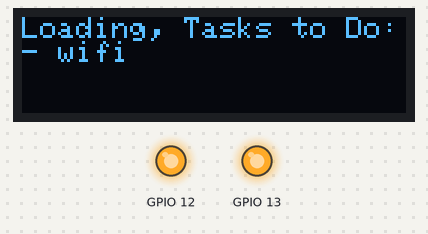
Simulated run of this program. Board: ESP8266 (NodeMCU). Shown: 128×32 one-colour display, output pins drawn as LEDs (lit = HIGH). WiFi joins after 1.5 s; servers stay silent unless stated.

Above: at 0.4 s.
At 18.8 s:
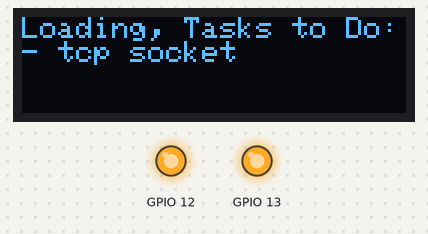
At 38.3 s:
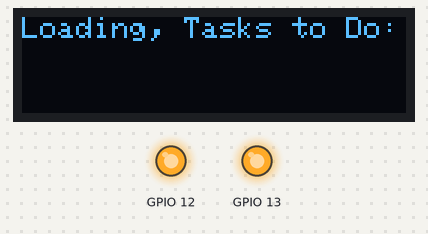
Timing chart, 0 to 39.8 s (numbered marks = the images above):
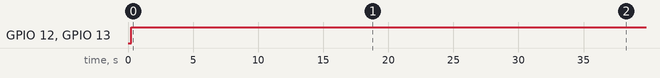

The program:

main.cpp
```cpp
#include <Arduino.h>
#include <Wire.h>

#include <packetManager.h>
#include <definitions.h>


unsigned short int sensorVal = 0;
unsigned long long int timer = 0;

bool isLoading = true;
bool isConnectedToWifi = false;
bool isConnectedToTcpSocket = false;
bool isLocked = true;


void timedTasks(){
	isConnectedToWifi = WiFi.isConnected();
	isConnectedToTcpSocket = TCP_SOCKET.connected();

	if(!isConnectedToWifi || !isConnectedToTcpSocket)
		isLoading = true;
}

void displayData(){
	DEVICE_DISPLAY.clearDisplay();
	DEVICE_DISPLAY.setCursor(0,0);

	DEVICE_DISPLAY.print("ip: ");
	DEVICE_DISPLAY.println(WiFi.localIP());
	DEVICE_DISPLAY.print("id: ");
	DEVICE_DISPLAY.println(DEVICE_ID >> 3);
	DEVICE_DISPLAY.print("battery: ");
	DEVICE_DISPLAY.println(digitalRead(10));

	if(isLocked){
		DEVICE_DISPLAY.println("Device is locked");
	}
	else {
		DEVICE_DISPLAY.print("analog: ");
		DEVICE_DISPLAY.println(analogRead(A0));
	}

	DEVICE_DISPLAY.display();
}

void loading(){
	DEVICE_DISPLAY.clearDisplay();

	DEVICE_DISPLAY.setCursor(0,0);
	DEVICE_DISPLAY.println("Loading, Tasks to Do:");

	if(isConnectedToWifi && isConnectedToTcpSocket)
		isLoading = false;

	if(!isConnectedToWifi)
		DEVICE_DISPLAY.println("- wifi");

	if(isConnectedToWifi && !isConnectedToTcpSocket){
		DEVICE_DISPLAY.println("- tcp socket");
		TCP_SOCKET.connect(TCP_SOCKET_IP, TCP_SOCKET_PORT);
		TCP_SOCKET.setNoDelay(true);
	}

	if(isConnectedToTcpSocket)
		TCP_SOCKET.write(encodePacket(messageType::ping));

	DEVICE_DISPLAY.display();
	delay(1000);
}

void tcpSocketHandler(){
	if(!isConnectedToTcpSocket) return;

	if(TCP_SOCKET.available()){
		switch(decodePacket(TCP_SOCKET.read())){
			case messageType::lock:
				isLocked = true;
			break;
			case messageType::unlock:
				isLocked = false;
			break;
		}
	}
}


void setup(){
	Serial.begin(115200);
	Wire.begin(2, 14);
	DEVICE_DISPLAY.begin();
	DEVICE_DISPLAY.setTextSize(1);
	DEVICE_DISPLAY.setTextColor(SSD1306_WHITE);

	pinMode(A0, INPUT);

	WiFi.mode(WIFI_STA);
	WiFi.begin(WIFI_SSID, WIFI_PASSWORD);
	TCP_SOCKET.connect(TCP_SOCKET_IP, TCP_SOCKET_PORT);
	TCP_SOCKET.setNoDelay(true);

	pinMode(10, INPUT);
	pinMode(12, OUTPUT);
	pinMode(13, OUTPUT);
}

void loop(){
	timer = millis();

	if(!isLocked){

		sensorVal = analogRead(A0);
		if(sensorVal > 700){
			digitalWrite(12, LOW);
			digitalWrite(13, LOW);

			if (isConnectedToTcpSocket){
				TCP_SOCKET.write(encodePacket(messageType::fireSensor));
				isLocked = true;
			}
		}
	}
	else{
		digitalWrite(12, HIGH);
		digitalWrite(13, HIGH);
	}

	tcpSocketHandler();

	if(timer % 50 == 0){
		timedTasks();

		if(isLoading)
			loading();
		else
			displayData();
	}
	if(isLocked && isConnectedToTcpSocket && timer % 7000 == 0)
		TCP_SOCKET.write(encodePacket(messageType::batteryStatus, digitalRead(10)));

}
```

definitions.h
```cpp
#include <Adafruit_SSD1306.h>
#include <ESP8266WiFi.h>


#define SCREEN_WIDTH 128
#define SCREEN_HEIGHT 32
Adafruit_SSD1306 DEVICE_DISPLAY(SCREEN_WIDTH, SCREEN_HEIGHT, &Wire, -1);

WiFiClient TCP_SOCKET;

// const char WIFI_SSID[18] = "HUAWEI-E5186-74C8";
// const char WIFI_PASSWORD[12] = "Q2JQF143707";

// const char TCP_SOCKET_IP[14] = "192.168.8.120";


const char WIFI_SSID[13] = "Cheeseburger";
const char WIFI_PASSWORD[24] = "HasloOMocyBombyAtomowej";

const char TCP_SOCKET_IP[9] = "10.0.0.1";


const unsigned short int TCP_SOCKET_PORT = 8080;
```

packetManager.cpp
```cpp
#include <packetManager.h>


byte encodePacket(messageType type, byte value){
	return (value << 6) | DEVICE_ID | type;
}

messageType decodePacket(byte packet){
	return ( messageType )( packet & 0b00000111 );
}
```

packetManager.h
```cpp
#include <Arduino.h>


const byte DEVICE_ID = 0b00000011 << 3;

enum messageType {
	unlock = 0b00000000,
	fireSensor = 0b00000001,
	ping = 0b00000010,
	batteryStatus = 0b00000011,
	lock = 0b00000100,
};

byte encodePacket(messageType type, byte value=0b00000000);

messageType decodePacket(byte packet);
```

Measured:
- by itself, GPIO 12, GPIO 13: LOW → HIGH at 0.23 s
- what the display in image 0 shows lasts 2.3 s, from 0.3 s to 2.6 s
- what the display in image 1 shows lasts 1.0 s, from 18.8 s to 19.8 s
